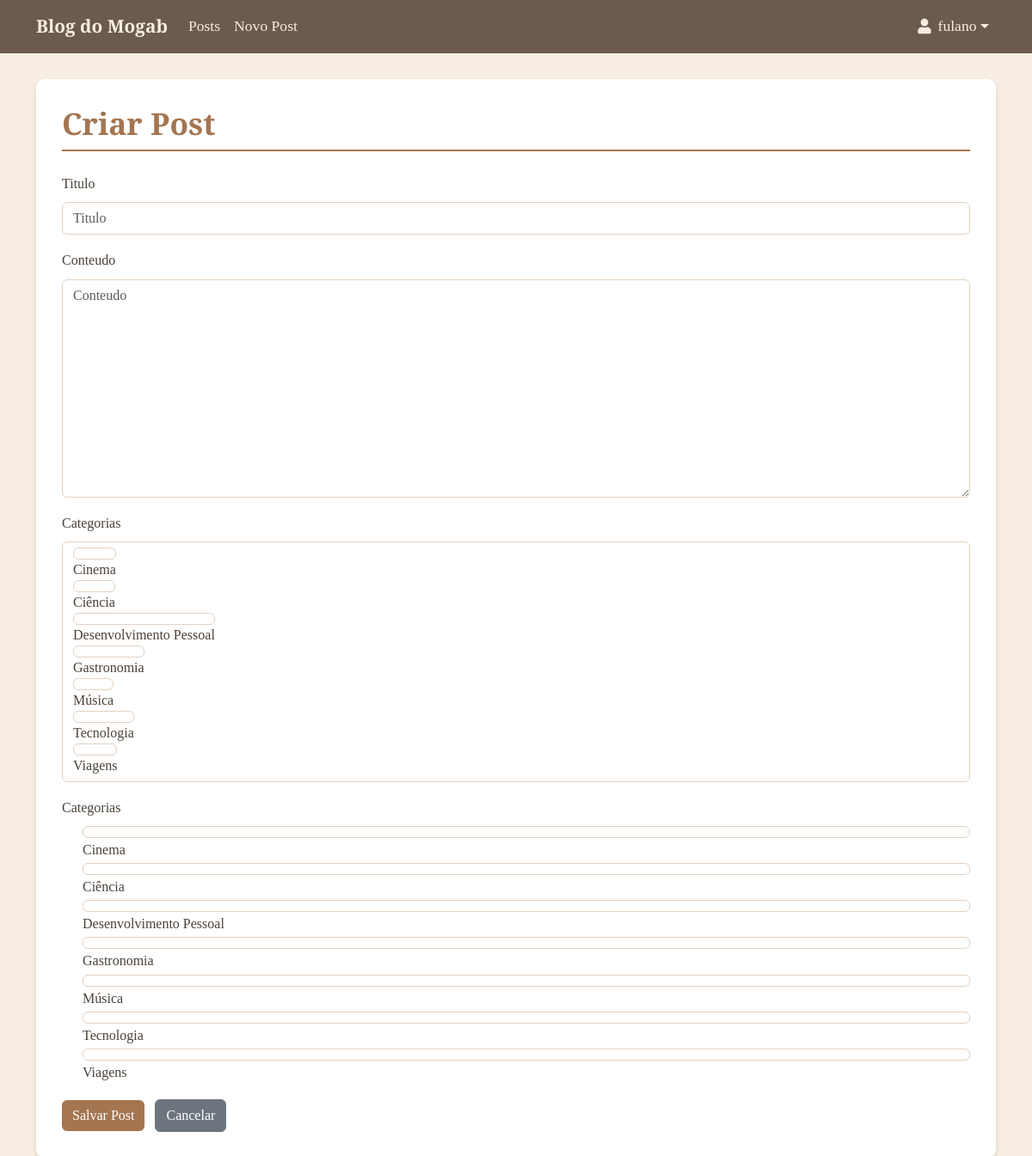
The app's page /post/criar/ (signed in) with its own data.
### blog/models.py (models this page shows)
class Category(models.Model):
    nome = models.CharField(max_length=100, unique=True)
    descricao = models.TextField(blank=True)
    def __str__(self):
        return self.nome
    class Meta:
        verbose_name = 'Categoria'
        verbose_name_plural = 'Categorias'
        ordering = ['nome']

### blog/views.py (the view, shortened to what this page needs)
# urls.py: path('post/criar/', CriarPostView.as_view(), name='criar_post'),
class CriarPostView(LoginRequiredMixin, CreateView):
    model = Post
    form_class = PostForm
    template_name = 'blog/criar_post.html'
    success_url = reverse_lazy('lista_posts')

### blog/forms.py
class PostForm(forms.ModelForm):
    categorias = forms.ModelMultipleChoiceField(
        queryset=Category.objects.all(),
        widget=forms.CheckboxSelectMultiple,
        required=False,
        label="Categorias"
    )
    class Meta:
        model = Post
        fields = ['titulo', 'conteudo', 'categorias']
        widgets = {
            'titulo': forms.TextInput(attrs={'class': 'form-control'}),
            'conteudo': forms.Textarea(attrs={'class': 'form-control'}),
        }

### templates/blog/criar_post.html (shortened to what this page needs)
{% extends 'base/base.html' %}
{% load django_bootstrap5 %}
{% block conteudo %}
    <h1 class="blog-title mb-4">
        {% if form.instance.pk %}Editar{% else %}Criar{% endif %} Post
    </h1>
    <form method="post" class="vintage-form">
        <div class="row">
            <div class="col-md-12">
                {% bootstrap_form form exclude='categorias' %}
                <div class="form-group mt-3">
                    <label class="form-label">Categorias</label>
                    <div class="category-checkboxes">
                        {% for categoria in form.categorias %}
                            <div class="form-check">
                                {{ categoria.tag }}
                                <label class="form-check-label" for="{{ categoria.id_for_label }}">
                                    {{ categoria.choice_label }}
                                </label>
                            </div>
                        {% endfor %}
                    </div>
                </div>
            </div>
        </div>
        <div class="row mt-3">
            <div class="col-md-12">
                <button type="submit" class="btn btn-vintage me-2">
                    Salvar Post
                </button>
                <a href="{% url 'lista_posts' %}" class="btn btn-secondary">
                    Cancelar
                </a>
            </div>
        </div>
    </form>
{% endblock %}

### templates/base/base.html (shortened to what this page needs)
{% load static django_bootstrap5 %}
<!DOCTYPE html>
<html lang="pt-br">
<head>
    {% bootstrap_css %}
    <link rel="stylesheet" href="{% static 'css/vintage.css' %}">
    <link rel="stylesheet" href="https://cdnjs.cloudflare.com/ajax/libs/font-awesome/5.15.3/css/all.min.css">
</head>
<body>
    <nav class="navbar navbar-expand-lg">
        <div class="container">
            <a class="navbar-brand" href="{% url 'lista_posts' %}">Blog do Mogab</a>
            <div class="collapse navbar-collapse" id="navbarNav">
                <ul class="navbar-nav me-auto">
                    <li class="nav-item">
                        <a class="nav-link" href="{% url 'lista_posts' %}">Posts</a>
                    </li>
                    {% if user.is_authenticated %}
                    <li class="nav-item">
                        <a class="nav-link" href="{% url 'criar_post' %}">Novo Post</a>
                    </li>
                    {% endif %}
                </ul>
                <ul class="navbar-nav">
                    {% if user.is_authenticated %}
                        <li class="nav-item dropdown">
                            <a class="nav-link dropdown-toggle" href="#" id="navbarDropdown" role="button" data-bs-toggle="dropdown" aria-expanded="false">
                                <i class="fas fa-user me-2"></i>{{ user.username }}
                            </a>
                        </li>
                    {% endif %}
                </ul>
            </div>
        </div>
    </nav>
    <div class="container">
        <div class="blog-container">
            {% block conteudo %}{% endblock %}
        </div>
    </div>
</body>
</html>

### static/css/vintage.css (style rules this page uses)
body { font-family: 'Merriweather', serif; background-color: #F7EDE2; color: #4A4238; line-height: 1.7; font-size: 16px; }
.blog-container { background-color: #FFFFFF; border-radius: 10px; box-shadow: 0 4px 6px rgba(0,0,0,0.1); padding: 30px; margin-top: 30px; }
.blog-title { color: #A47551; font-weight: 700; border-bottom: 2px solid #A47551; padding-bottom: 10px; font-size: 2.2rem; }
.btn-vintage { background-color: #A47551; color: #FFFFFF; border: none; transition: all 0.3s ease; }
.navbar { background-color: #6B5B4C; }
.navbar-brand { color: #F7EDE2 !important; font-weight: bold; font-size: 1.3rem; }
.nav-link { color: #F7EDE2 !important; font-size: 1.1rem; display: flex; align-items: center; }
.vintage-form .form-control { background-color: #FFFFFF; border: 1px solid #E2D1C3; color: #4A4238; font-size: 1rem; }

### records on screen
Category: choice_label "Cinema"
Category: choice_label "Ciência"
Category: choice_label "Desenvolvimento Pessoal"
Category: choice_label "Gastronomia"
Category: choice_label "Música"
Category: choice_label "Tecnologia"
Category: choice_label "Viagens"

### other values on screen
{{ user.username }} "fulano"
